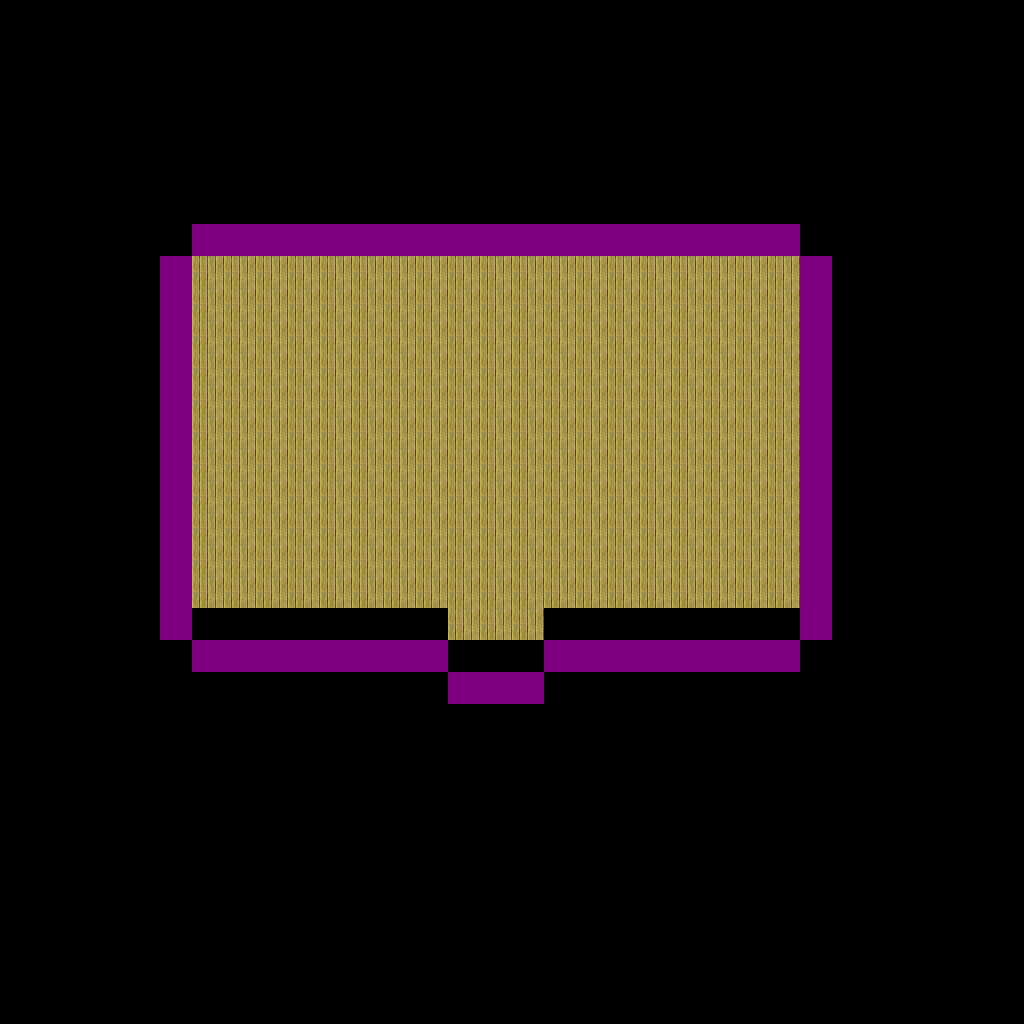

Rendered tile map (Tiled .tmx) drawn with the repository's tilesets; below, a short description and the map source with its tile grids summarised:
An orthogonal 32x32 tile map with 32x32 px tiles, 4 tile layers (Tile Layer 1, Tile Layer 2, layer_2, passmap).

<map version="1.0" orientation="orthogonal" renderorder="right-down" width="32" height="32" tilewidth="32" tileheight="32" nextobjectid="1">
 <tileset firstgid="1" name="map_set" tilewidth="32" tileheight="32">
  <image source="../assets/rpg_maker_vx_rtp_tileset_by_telles0808.png" width="1024" height="2016" />
 </tileset>
 <layer name="Tile Layer 1" width="32" height="32">
  <data>[1024 cells, 1024 non-empty, 1 distinct tile ids]</data>
 </layer>
 <layer name="Tile Layer 2" width="32" height="32">
  <data>[1024 cells, 231 non-empty, 1 distinct tile ids]</data>
 </layer>
 <layer name="layer_2" width="32" height="32">
  <properties>
   <property name="upper" value="True" />
  </properties>
  <data>[1024 cells, 27 non-empty, 1 distinct tile ids]</data>
 </layer>
 <layer name="passmap" width="32" height="32">
  <data>[1024 cells, 62 non-empty, 1 distinct tile ids]</data>
 </layer>
</map>
